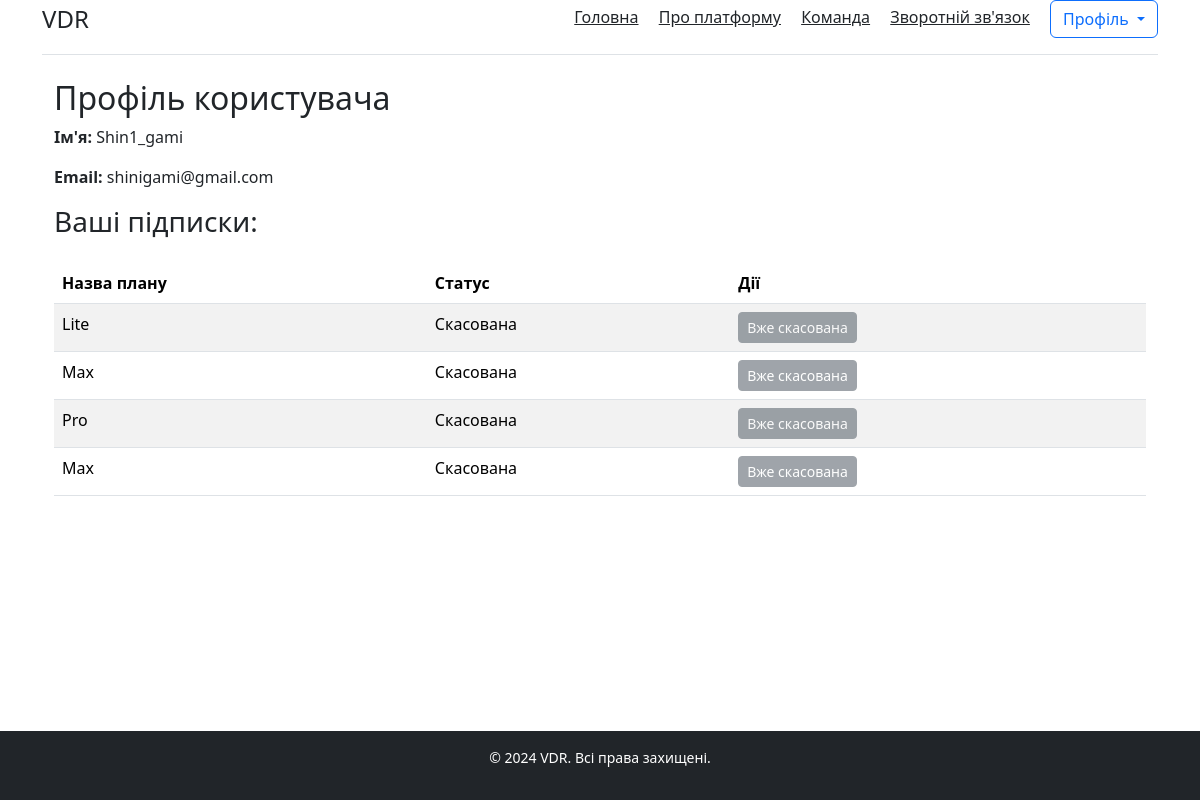
The app's page /profile (signed in) with its own data.
### app.py (models this page shows, shortened)
class User(db.Model):
    id = db.Column(db.Integer, primary_key=True)
    name = db.Column(db.String(100), nullable=False)
    email = db.Column(db.String(120), unique=True, nullable=False)
    password = db.Column(db.String(200), nullable=False)

class Subscription(db.Model):
    id = db.Column(db.Integer, primary_key=True)
    name = db.Column(db.String(100), nullable=False)
    email = db.Column(db.String(100), nullable=False)
    plan = db.Column(db.String(50), nullable=False)
    active = db.Column(db.Boolean, default=True)

### app.py (the view)
@app.route('/profile')
def profile():
    if 'user_id' not in session:
        flash('Будь ласка, увійдіть у систему.', 'warning')
        return redirect(url_for('login'))
    user = db.session.get(User, session['user_id'])  # Поточний користувач
    if not user:
        flash('Користувача не знайдено.', 'danger')
        return redirect(url_for('login'))
    subscriptions = Subscription.query.filter_by(email=user.email).all()
    return render_template('profile.html', user=user, subscriptions=subscriptions)

### templates/profile.html (shortened to what this page needs)
{% extends "base.html" %}
{% block body %}
<div class="container">
    <h2>Профіль користувача</h2>
    <p><strong>Ім'я:</strong> {{ user.name }}</p>
    <p><strong>Email:</strong> {{ user.email }}</p>
    <h3>Ваші підписки:</h3>
    {% if subscriptions %}
        <table class="table table-striped mt-4">
            <thead>
                <tr>
                    <th>Назва плану</th>
                    <th>Статус</th>
                    <th>Дії</th>
                </tr>
            </thead>
            <tbody>
                {% for subscription in subscriptions %}
                    <tr>
                        <td>{{ subscription.plan }}</td>
                        <td>{{ "Активна" if subscription.active else "Скасована" }}</td>
                        <td>
                            {% if subscription.active %}
                                <form method="POST" action="{{ url_for('cancel_subscription', id=subscription.id) }}" style="display:inline;">
                                    <button type="submit" class="btn btn-warning btn-sm">Скасувати</button>
                                </form>
                            {% else %}
                                <button class="btn btn-secondary btn-sm" disabled>Вже скасована</button>
                            {% endif %}
                        </td>
                    </tr>
                {% endfor %}
            </tbody>
        </table>
    {% else %}
        <p>У вас немає підписок.</p>
    {% endif %}
</div>
{% endblock %}

### templates/base.html (shortened to what this page needs)
<!doctype html>
<html lang="uk">
<head>
    <link rel="stylesheet" href="https://cdn.jsdelivr.net/npm/bootstrap@5.3.3/dist/css/bootstrap.min.css">
</head>
<body>
<div class="container">
    <header class="d-flex flex-column flex-md-row align-items-center pb-3 mb-4 border-bottom">
        <h5 class="my-0 fw-normal">
            <a href="/" class="text-decoration-none text-dark" style="font-size: 24px;">VDR</a>
        </h5>
        <nav class="my-2 my-md-0 ms-auto">
            <a class="p-2 text-dark" href="/">Головна</a>
            <a class="p-2 text-dark" href="/about">Про платформу</a>
            <a class="p-2 text-dark" href="/team">Команда</a>
            <a class="p-2 text-dark" href="/feedback">Зворотній зв'язок</a>
            {% if session.get('user_id') %}
                <div class="btn-group ms-2">
                    <button type="button" class="btn btn-outline-primary dropdown-toggle" data-bs-toggle="dropdown" aria-expanded="false">
                        Профіль
                    </button>
                </div>
            {% else %}
                <a class="btn btn-outline-primary ms-2" href="/login">Авторизуватись</a>
            {% endif %}
        </nav>
    </header>
    {% block body %}{% endblock %}
</div>
<footer>
    <div class="container text-center">
        <p>&copy; 2024 VDR. Всі права захищені.</p>
    </div>
</footer>
</body>
</html>

### templates/base.html (style rules this page uses)
html, body { height: 100%; margin: 0; }
body { display: flex; flex-direction: column; }
.container { flex: 1; }
footer { font-size: 14px; background-color: #212529; color: white; padding: 1rem 0; }

### records on screen
User: name "Shin1_gami", email "shinigami@gmail.com"
Subscription: plan "Lite", active "Скасована", shows "Вже скасована"
Subscription: plan "Max", active "Скасована", shows "Вже скасована"
Subscription: plan "Pro", active "Скасована", shows "Вже скасована"
Subscription: plan "Max", active "Скасована", shows "Вже скасована"
